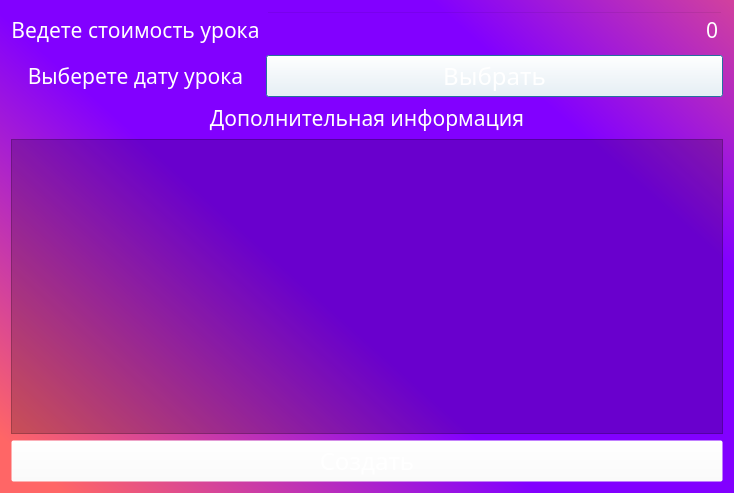
<?xml version="1.0" encoding="UTF-8"?>
<ui version="4.0">
 <class>Dialog</class>
 <widget class="QDialog" name="Dialog">
  <property name="geometry">
   <rect>
    <x>0</x>
    <y>0</y>
    <width>734</width>
    <height>493</height>
   </rect>
  </property>
  <property name="windowTitle">
   <string>Добавление посещения</string>
  </property>
  <property name="styleSheet">
   <string notr="true">QWidget {
	color: white;
	background-color: qlineargradient(spread:reflect, x1:0.647, y1:0.483864, x2:0, y2:0.972, stop:0.298507 rgba(130, 0, 255, 255), stop:0.935323 rgba(255, 102, 102, 255));
	font: 75 16pt Rubik;
}

QLabel {
	background-color: rgba(255, 255, 255, 0);
}

QLineEdit {
	background-color: rgba(255, 255, 255, 0);
}

QDoubleSpinBox {
	color: black;
	background-color: rgba(255, 255, 255, 0);
}

QComboBox {
	background-color: rgba(255, 255, 255, 0);
}

QPushButton {
	font-size: 18pt;
	background-color: rgba(255, 255, 255, 0);
}

QPushButton:pressed {	
	color: black;
	background-color: #666;
}

QPushButton:hover {
	background-color: #aaa;
}</string>
  </property>
  <layout class="QVBoxLayout" name="verticalLayout_2">
   <item>
    <layout class="QGridLayout" name="gridLayout">
     <item row="0" column="0">
      <widget class="QLabel" name="lbl_2">
       <property name="text">
        <string>Ведете стоимость урока</string>
       </property>
       <property name="alignment">
        <set>Qt::AlignCenter</set>
       </property>
      </widget>
     </item>
     <item row="0" column="1">
      <widget class="QLineEdit" name="sum_le">
       <property name="text">
        <string>0</string>
       </property>
       <property name="alignment">
        <set>Qt::AlignRight|Qt::AlignTrailing|Qt::AlignVCenter</set>
       </property>
      </widget>
     </item>
     <item row="2" column="0">
      <widget class="QLabel" name="lbl_4">
       <property name="text">
        <string>Выберете дату урока</string>
       </property>
       <property name="alignment">
        <set>Qt::AlignCenter</set>
       </property>
      </widget>
     </item>
     <item row="2" column="1">
      <widget class="QPushButton" name="date_choose_btn">
       <property name="text">
        <string>Выбрать</string>
       </property>
      </widget>
     </item>
    </layout>
   </item>
   <item>
    <layout class="QVBoxLayout" name="verticalLayout">
     <item>
      <widget class="QLabel" name="lbl_3">
       <property name="text">
        <string>Дополнительная информация</string>
       </property>
       <property name="alignment">
        <set>Qt::AlignCenter</set>
       </property>
      </widget>
     </item>
     <item>
      <widget class="QTextEdit" name="info_le">
       <property name="styleSheet">
        <string notr="true">background-color: rgba(0,0,0,50);</string>
       </property>
       <property name="html">
        <string>&lt;!DOCTYPE HTML PUBLIC &quot;-//W3C//DTD HTML 4.0//EN&quot; &quot;http://www.w3.org/TR/REC-html40/strict.dtd&quot;&gt;
&lt;html&gt;&lt;head&gt;&lt;meta name=&quot;qrichtext&quot; content=&quot;1&quot; /&gt;&lt;style type=&quot;text/css&quot;&gt;
p, li { white-space: pre-wrap; }
&lt;/style&gt;&lt;/head&gt;&lt;body style=&quot; font-family:'Rubik'; font-size:16pt; font-weight:72; font-style:normal;&quot;&gt;
&lt;p align=&quot;justify&quot; style=&quot;-qt-paragraph-type:empty; margin-top:0px; margin-bottom:0px; margin-left:0px; margin-right:0px; -qt-block-indent:0; text-indent:0px;&quot;&gt;&lt;br /&gt;&lt;/p&gt;&lt;/body&gt;&lt;/html&gt;</string>
       </property>
      </widget>
     </item>
    </layout>
   </item>
   <item>
    <widget class="QPushButton" name="create_btn">
     <property name="text">
      <string>Создать</string>
     </property>
    </widget>
   </item>
  </layout>
 </widget>
 <resources/>
 <connections/>
</ui>
